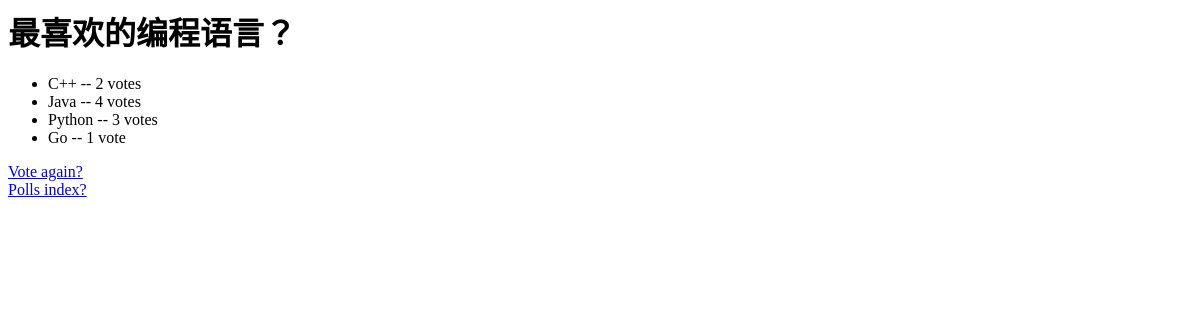
/polls/5/results/, run on an earlier commit of the app's database.
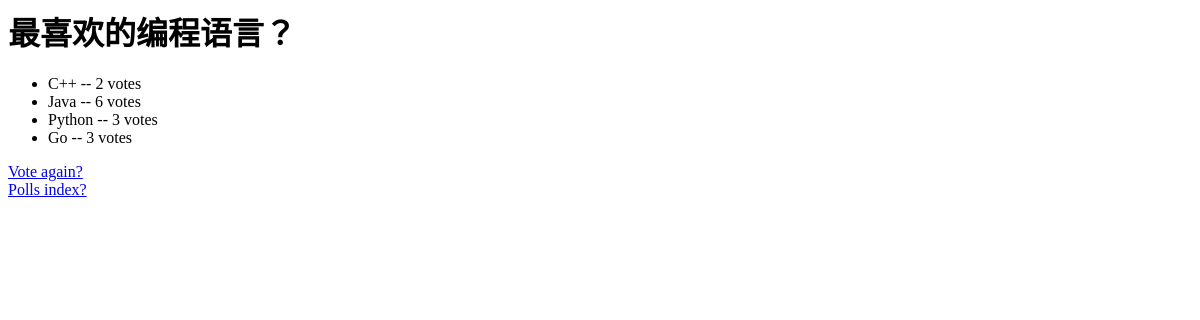
And on a later commit of the database.
### polls/models.py (models this page shows, shortened)
class Question(models.Model):
    question_text = models.CharField(max_length=200)
    pub_date = models.DateTimeField('date published')

class Choice(models.Model):
    question = models.ForeignKey(Question, on_delete=models.CASCADE)
    choice_text = models.CharField(max_length=200)
    votes = models.IntegerField(default=0)

### polls/views.py (the view)
# urls.py: path('<int:pk>/results/', views.ResultsView.as_view(), name='results'),
class ResultsView(generic.DetailView):
    model = Question
    template_name = 'polls/results.html'
    def get_queryset(self):
        return Question.objects.filter(pub_date__lte=timezone.now())

### polls/templates/polls/results.html (shortened to what this page needs)
<h1>{{ question.question_text }}</h1>
<ul>
{% for choice in question.choice_set.all %}
    <li>{{ choice.choice_text }} -- {{ choice.votes }} vote{{ choice.votes|pluralize }}</li>
{% endfor %}
</ul>
<a href="{% url 'polls:detail' question.id %}">Vote again?</a>
<a href="{% url 'polls:index' %}">Polls index?</a>

What changed in the data, as far as the page shows it:
changed Choice "Java": votes "4" → "6"
changed Choice "Go": votes "1" → "3"
